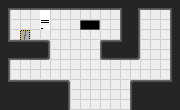

This is a level from a 2D game, rendered from its Tiled map with the project's own tilesets. A one-line summary and the complete map file follow:
An orthogonal 18x11 tile map with 10x10 px tiles, 2 tile layers (Background, Level).

<map version="1.10" tiledversion="1.12.0" orientation="orthogonal" renderorder="right-down" width="18" height="11" tilewidth="10" tileheight="10" infinite="0" nextlayerid="3" nextobjectid="1">
 <tileset firstgid="1" source="Levels.tsx" />
 <layer id="1" name="Background" width="18" height="11">
  <data encoding="csv">
18,14,14,14,14,14,14,14,14,14,14,14,19,18,14,14,14,19,
10,1,1,1,1,1,1,1,1,1,1,1,8,10,1,1,1,8,
10,1,1,1,1,1,1,1,1,1,1,1,8,10,1,1,1,8,
10,1,1,1,1,1,1,1,1,1,1,1,8,10,1,1,1,8,
23,4,4,4,5,1,1,1,1,1,3,4,24,10,1,1,1,8,
18,14,14,14,15,1,1,1,1,1,13,14,14,15,1,1,1,8,
10,1,1,1,1,1,1,1,1,1,1,1,1,1,1,1,1,8,
10,1,1,1,1,1,1,1,1,1,1,1,1,1,1,1,1,8,
23,4,4,4,4,4,5,1,1,1,1,1,1,3,4,4,4,24,
9,9,9,9,9,9,10,1,1,1,1,1,1,8,9,9,9,9,
9,9,9,9,9,9,10,1,1,1,1,1,1,8,9,9,9,9
</data>
 </layer>
 <layer id="2" name="Level" width="18" height="11">
  <data encoding="csv">
0,0,0,0,0,0,0,0,0,0,0,0,0,0,0,0,0,0,
0,0,0,0,20,0,0,0,0,0,0,0,0,0,0,0,0,0,
0,0,0,0,25,0,0,0,6,7,0,0,0,0,0,0,0,0,
0,0,11,0,0,0,0,0,0,0,0,0,0,0,0,0,0,0,
0,0,0,0,0,0,0,0,0,0,0,0,0,0,0,0,0,0,
0,0,0,0,0,0,0,0,0,0,0,0,0,0,0,0,0,0,
0,0,0,0,0,0,0,0,0,0,0,0,0,0,0,0,0,0,
0,0,0,0,0,0,0,0,0,0,0,0,0,0,0,0,0,0,
0,0,0,0,0,0,0,0,0,0,0,0,0,0,0,0,0,0,
0,0,0,0,0,0,0,0,0,0,0,0,0,0,0,0,0,0,
0,0,0,0,0,0,0,0,0,0,0,0,0,0,0,0,0,0
</data>
 </layer>
</map>
